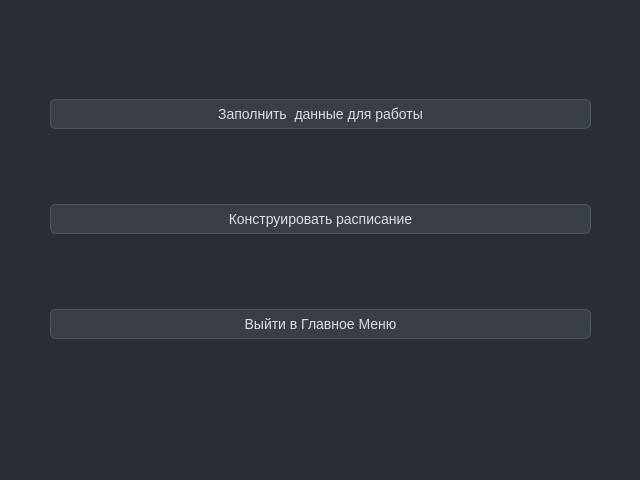
<?xml version="1.0" encoding="UTF-8"?>
<ui version="4.0">
 <class>Add_Lesson_Schedule_Dialog</class>
 <widget class="QDialog" name="Add_Lesson_Schedule_Dialog">
  <property name="geometry">
   <rect>
    <x>0</x>
    <y>0</y>
    <width>640</width>
    <height>480</height>
   </rect>
  </property>
  <property name="windowTitle">
   <string>Dialog</string>
  </property>
  <property name="styleSheet">
   <string notr="true">/* ===== База ===== */
QWidget {
    background-color: #2B2E34;
    color: #D8DEE9;
    font-family: &quot;Segoe UI&quot;, &quot;Inter&quot;, &quot;Arial&quot;;
    font-size: 14px;
}

/* ===== QLabel ===== */
QLabel {
    color: #D8DEE9;
}

QLabel#titleLabel {
    font-size: 18px;
    font-weight: 600;
    color: #ECEFF4;
}

QLabel#secondaryLabel {
    color: #AEB6C2;
    font-size: 13px;
}

/* ===== QPushButton ===== */
QPushButton {
    background-color: #3A3F47;
    color: #D8DEE9;
    border: 1px solid #4C566A;
    border-radius: 6px;
    padding: 6px 12px;
}

QPushButton:hover {
    background-color: #434955;
}

QPushButton:pressed {
    background-color: #4C566A;
}

QPushButton:disabled {
    background-color: #2E3238;
    color: #6C7280;
    border: 1px solid #2E3238;
}
</string>
  </property>
  <widget class="QWidget" name="gridLayoutWidget">
   <property name="geometry">
    <rect>
     <x>50</x>
     <y>30</y>
     <width>541</width>
     <height>381</height>
    </rect>
   </property>
   <layout class="QGridLayout" name="gridLayout">
    <item row="0" column="1">
     <widget class="QPushButton" name="btnInstanceData">
      <property name="text">
       <string>Заполнить  данные для работы</string>
      </property>
     </widget>
    </item>
    <item row="1" column="1">
     <widget class="QPushButton" name="btnAddSchedule">
      <property name="text">
       <string>Конструировать расписание</string>
      </property>
     </widget>
    </item>
    <item row="2" column="1">
     <widget class="QPushButton" name="btnQuit">
      <property name="text">
       <string>Выйти в Главное Меню</string>
      </property>
     </widget>
    </item>
   </layout>
  </widget>
 </widget>
 <resources/>
 <connections/>
</ui>
